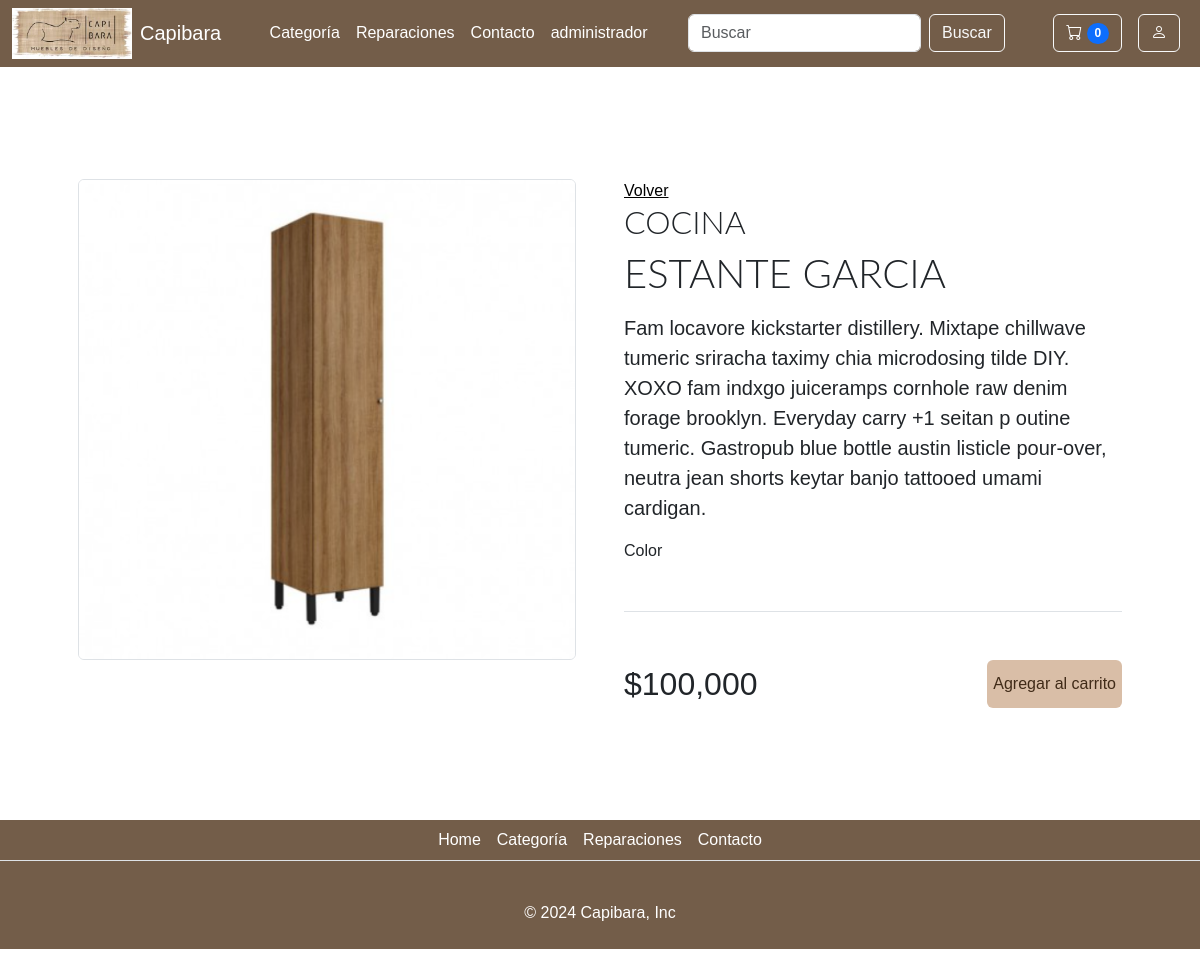
Page /detalleProducto/10 on the committed database.
### crud/models.py (models this page shows)
class Product(models.Model):
    ProductId = AutoField(primary_key=True, verbose_name='Id Producto')
    nombre = CharField(max_length=100)
    clasificacion = ForeignKey(Clasification, on_delete=models.CASCADE, default=0)
    tipo = ForeignKey(ProductType, on_delete=models.CASCADE, default=0)
    clase = ForeignKey(ProductClass, on_delete=models.CASCADE, default=0, null=True)
    stock_disponible = IntegerField()
    image = ImageField(upload_to='capibara/images/')
    precio = DecimalField(max_digits=10, decimal_places=0, default=0)
    largo = DecimalField(max_digits=5, decimal_places=2, default=0)
    ancho = DecimalField(max_digits=5, decimal_places=2, default=0)
    alto = DecimalField(max_digits=5, decimal_places=2, default=0)
    materiales_planchas = IntegerField(default=0)
    materiales_tornillos = IntegerField(default=0)
    pegamento = IntegerField(default=0)
    manillas = IntegerField(default=0)
    bisagras = IntegerField(default=0)
    patas_goma = IntegerField(default=0)
    riel = IntegerField(default=0)
    created_at = DateTimeField(verbose_name='Fecha registro', auto_now_add=True)
    updated_at = DateTimeField(verbose_name='Fecha actualización', auto_now=True)

class ProductType(models.Model):
    productTypeId = AutoField(primary_key=True, verbose_name='Id Tipo Mueble')
    name = CharField(max_length=100, verbose_name='Tipo de Mueble')
    created_at = DateTimeField(verbose_name='Fecha registro', auto_now_add=True)
    updated_at = DateTimeField(verbose_name='Fecha actualización', auto_now=True)

### core/views.py (the view)
# urls.py: path('detalleProducto/<int:productoId>', views.detalleProducto, name='detalleProducto'),
def detalleProducto(request, productoId):
  product = get_object_or_404(Product, pk=productoId)
  cart = Cart(request)
  cantidad_productos = len(cart)
  tipoProduct = product.tipo.name
  return render(request, 'detalleProducto.html', {'product': product, 'tipoProduct': tipoProduct, 'cart': cart, 'cantidad_productos': cantidad_productos})

### cart/cart.py (called while the page is built)
    def __len__(self):
        return sum(item['quantity'] for item in self.cart.values())

### core/templates/detalleProducto.html
{% extends 'layout.html' %}
{% load static %}
{% load humanize %}
{% block content %}
<section class="text-gray-700 body-font overflow-hidden bg-white mt-5 mb-5">
  <div class="container px-5 py-24 mx-auto">
    <div class="row gx-5">
      <div class="col-lg-6">
        <img
          alt="imagen-producto"
          class="w-100 object-cover object-center rounded border border-gray-200"
          src="{{product.image.url}}"
        >
      </div>
      <div class="col-lg-6 mt-6 mt-lg-0">
        <a href="{% url 'category'  %}" class="text-black ">Volver</a>
        <h2 class="">{{tipoProduct}}</h2>
        <h1 class="">{{product.nombre}}</h1>
        <p class="lead mt-3">
          Fam locavore kickstarter distillery. Mixtape chillwave tumeric sriracha taximy chia microdosing tilde DIY. XOXO fam indxgo juiceramps cornhole raw denim forage brooklyn. Everyday carry +1 seitan p
          outine tumeric. Gastropub blue bottle austin listicle pour-over, neutra jean shorts keytar banjo tattooed umami cardigan.
        </p>
        <div class="d-flex mt-6 align-items-center pb-5 border-bottom border-gray-200 mb-5">
          <div class="d-flex">
            <span class="me-3">
              Color
            </span>
          </div>
        </div>
        <div class="d-flex">
          <span class="fs-2">
            ${{product.precio|intcomma}}
          </span>
          <button
            class="flex ms-auto border-0 py-2 px-6 focus-outline-none rounded"
            style="background: #D9BEA7; border-radius: 5px; color: #402B18; transition: background-color 0.3s, color 0.3s;"
            onmouseover="this.style.background='#f8d9be'; this.style.color='#402B18';"
            onmouseout="this.style.background='#D9BEA7'; this.style.color='#402B18';"
          >
            Agregar al carrito
          </button>
        </div>
      </div>
    </div>
  </div>
</section>
{% endblock %}

### core/static/styles.css (style rules this page uses)
:root { --color1: #402B18; --color2: #735D49; --color3: #BFA38A; --color4: #D9BEA7; --color5: #260F01; }
h1, h2, h3, h4, h5, h6, th { font-family: "Lato", sans-serif; font-weight: 300; text-transform: uppercase; }
body, input, select { font-family: "Josefin Sans", sans-serif; }
@media screen and (min-width: 768px) { .container { padding: 4em; } }
@media screen and (min-width: 768px) { .row { flex-direction: row !important; } }
.row { display: flex; align-items: stretch; flex-direction: column-reverse; }

### rows in the picture
Product: image (picture), nombre "ESTANTE GARCIA", precio "100,000"
ProductType: name "COCINA"

### other values in the picture
{{ cantidad_productos }} "0"
